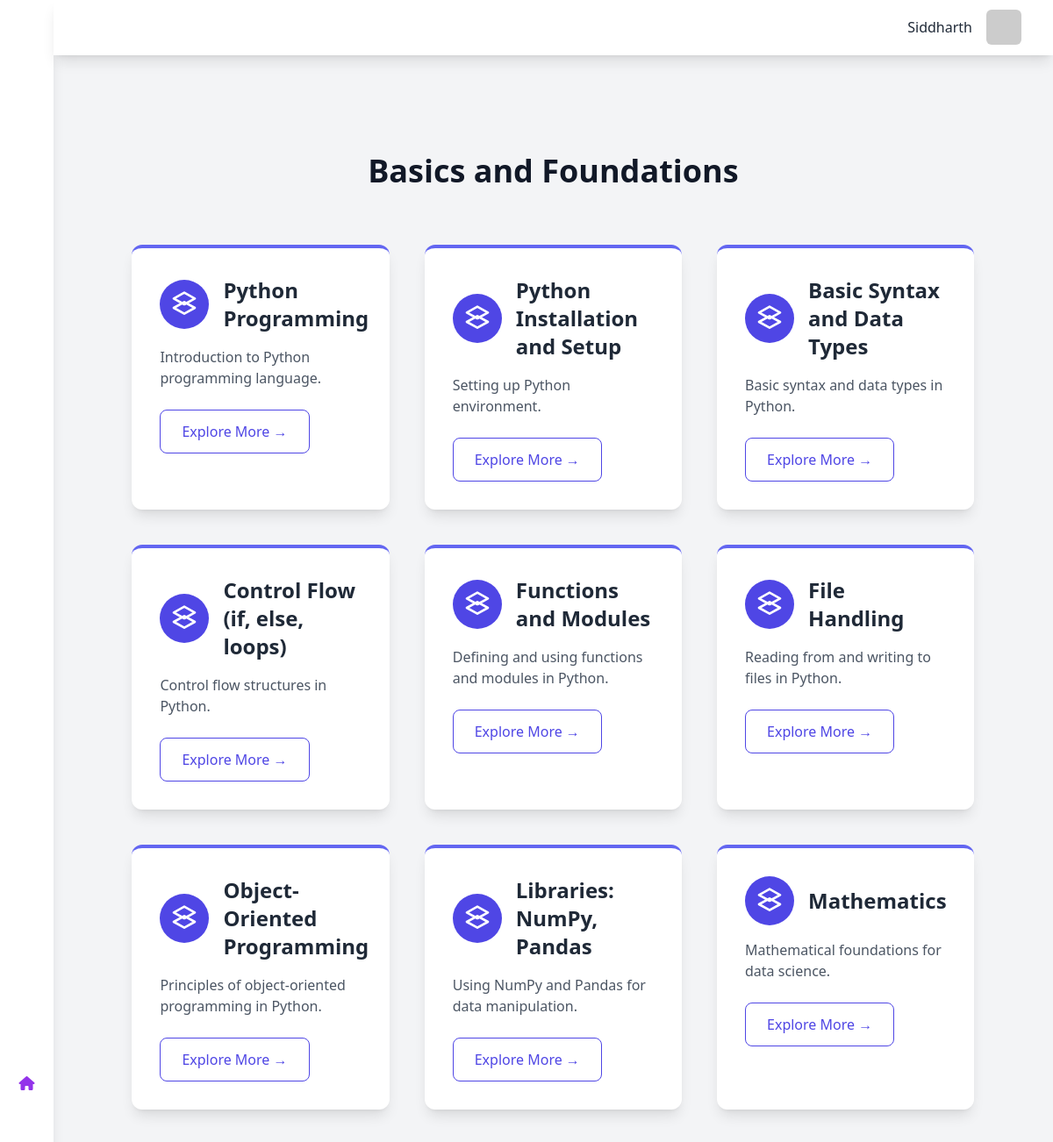
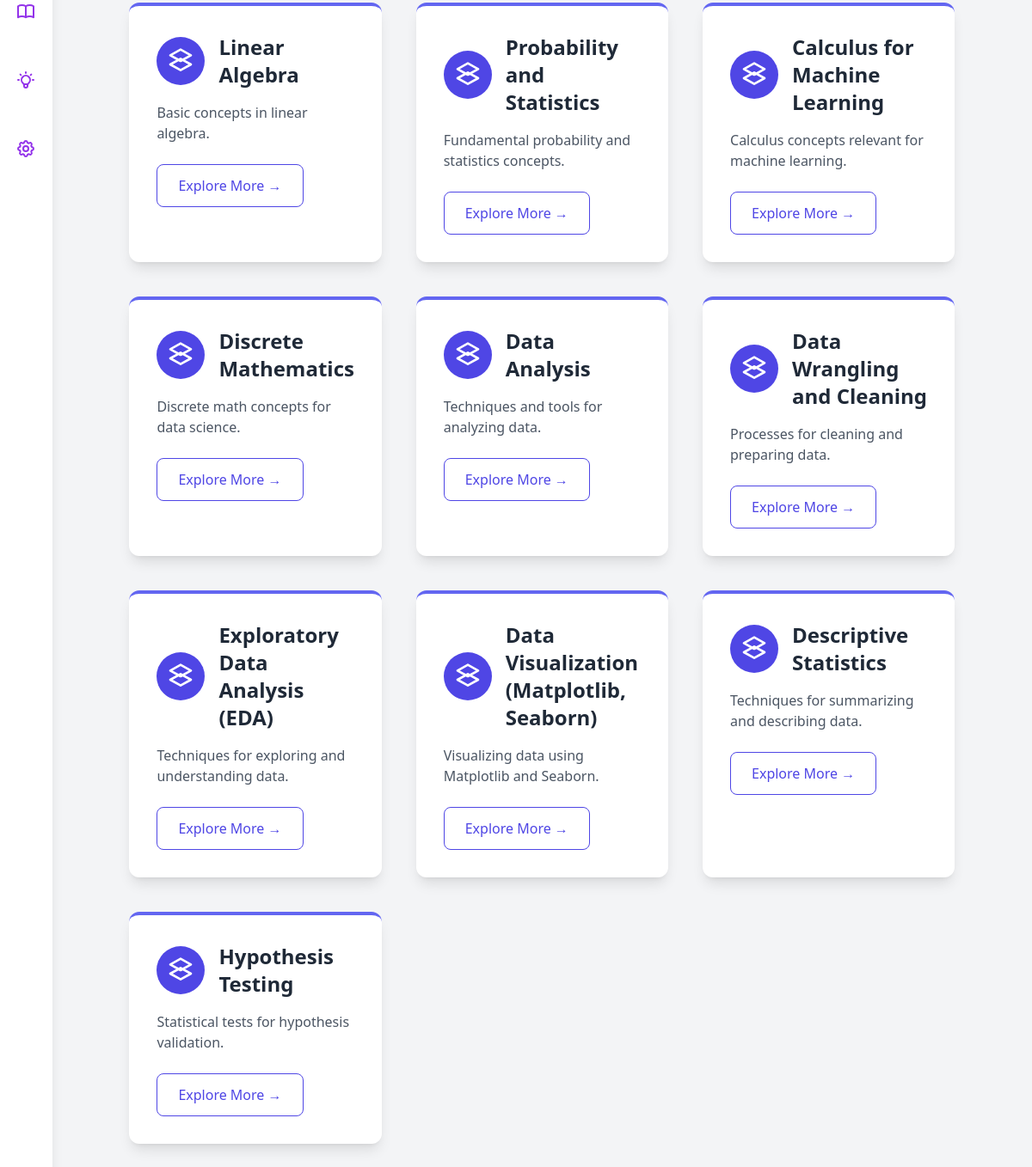
Page /topics/1/ (signed in) on the committed database (2 pictures, top to bottom).
### main/models.py (models this page shows, shortened)
class Topic(models.Model):
    subject = models.ForeignKey(Subject, on_delete=models.CASCADE, related_name='topics')
    name = models.CharField(max_length=255)
    description = models.TextField(blank=True, null=True)

class SubTopic(models.Model):
    topic = models.ForeignKey(Topic, on_delete=models.CASCADE, related_name='subtopics')
    name = models.CharField(max_length=255)
    description = models.TextField(blank=True, null=True)

### main/views.py (the view)
# urls.py: path('topics/<int:pk>/', views.topic_detail, name='topic_detail'),
def topic_detail(request, pk):
    topic = get_object_or_404(Topic, pk=pk)
    subtopics = topic.subtopics.all()
    return render(request, 'topic_detail.html', {'topic': topic, 'subtopics': subtopics})

### main/templates/topic_detail.html (shortened to what this page needs)
{% extends 'base.html' %}
{% load static %}
{% block content %}
<section id="subjects" class="py-24">
    <div class="container mx-auto px-6">
        <h2 class="text-4xl font-extrabold text-center mb-16 text-gray-900 fade-in-up">{{topic.name}}</h2>
        <div class="grid grid-cols-1 sm:grid-cols-2 lg:grid-cols-3 gap-10">
            {% for subtopic in subtopics %}
            <div class="bg-white p-8 rounded-xl shadow-lg transform transition-transform duration-300 hover:scale-105 hover:shadow-2xl cursor-pointer group border-t-4 border-indigo-500 hover:border-indigo-700">
                <div class="flex items-center mb-4">
                    <div class="bg-indigo-600 text-white p-3 rounded-full mr-4 group-hover:bg-indigo-800 transition-colors duration-300">
                        <svg xmlns="http://www.w3.org/2000/svg" class="h-8 w-8" fill="none" viewBox="0 0 24 24" stroke="currentColor">
                            <path stroke-linecap="round" stroke-linejoin="round" stroke-width="2" d="M12 20l9-5-9-5-9 5 9 5z" />
                            <path stroke-linecap="round" stroke-linejoin="round" stroke-width="2" d="M12 12l9-5-9-5-9 5 9 5z" />
                        </svg>
                    </div>
                    <h3 class="text-2xl font-semibold text-gray-800">{{ subtopic.name }}</h3>
                </div>
                <p class="text-gray-600 mb-6">{{ subtopic.description }}</p>
                <a href="{% url 'subtopic_detail' subtopic.id %}" class="inline-block px-6 py-3 text-indigo-600 font-medium border border-indigo-600 rounded-lg group-hover:bg-indigo-600 group-hover:text-white transition-colors duration-300">Explore More &rarr;</a>
            </div>
            {% endfor %}
        </div>
    </div>
</section>
{% endblock %}

### main/templates/base.html (shortened to what this page needs)
{% load static %}
<!DOCTYPE html>
<html lang="en">
<head>
    <link rel="stylesheet" href="{% static 'styles.css' %}">
    <script src="https://cdn.tailwindcss.com"></script>
    <link rel="stylesheet" href="https://cdnjs.cloudflare.com/ajax/libs/font-awesome/6.6.0/css/all.min.css" />
</head>
<body>
    <div class="h-screen w-full bg-gray-100 relative flex overflow-hidden">
        <aside class="h-full w-16 flex flex-col space-y-10 items-center justify-center relative bg-white text-purple-600 shadow-lg">
            <a href="{% url 'home' %}">
                <div class="h-10 w-10 flex items-center justify-center rounded-lg cursor-pointer hover:text-white hover:bg-purple-600 hover:duration-300 hover:ease-linear focus:bg-purple-600">
                    <i class="fa-solid fa-house"></i>
                </div>
            </a>
            <a href="{% url 'subjects' %}">
                <div class="h-10 w-10 flex items-center justify-center rounded-lg cursor-pointer hover:text-white hover:bg-purple-600 hover:duration-300 hover:ease-linear focus:bg-purple-600">
                </div>
            </a>
            <div class="h-10 w-10 flex items-center justify-center rounded-lg cursor-pointer hover:text-white hover:bg-purple-600 hover:duration-300 hover:ease-linear focus:bg-purple-600">
            </div>
            <div class="h-10 w-10 flex items-center justify-center rounded-lg cursor-pointer hover:text-white hover:bg-purple-600 hover:duration-300 hover:ease-linear focus:bg-purple-600">
            </div>
        </aside>
        <div class="w-full h-full flex flex-col justify-between">
            <header class="h-16 w-full flex items-center relative justify-end px-5 space-x-10 bg-white shadow-lg">
                <div class="flex flex-shrink-0 items-center space-x-4 text-gray-800">
                    {% if request.user.is_authenticated %}
                        <div class="flex flex-col items-end">
                            <div class="text-md font-medium ">{{ request.user.username }}</div>
                        </div>
                        <a class="" href="{% url 'dashboard' %}">
                            <img
                                src="https://api.dicebear.com/9.x/adventurer-neutral/svg?seed={{ user.username }}"
                                alt="avatar"
                                class="w-10 h-10 object-cover rounded-md mr-4"
                            />
                        </a>
                    {% else %}
                        <div class="flex space-x-4">
                            <a href="{% url 'login' %}" class="text-sm font-medium text-purple-600">Login</a>
                            <a href="{% url 'signup' %}" class="text-sm font-medium text-purple-600">Signup</a>
                        </div>
                    {% endif %}
                </div>
            </header>
            <main class="max-w-full h-full flex relative overflow-y-hidden">
                <div class="h-full w-full m-4 overflow-y-scroll">
                    {% block content %}{% endblock %}
                </div>
            </main>
        </div>
    </div>
</body>
</html>

### main/templates/topic_detail.html (style rules this page uses)
@media (min-width: 1024px) { .container { padding-left: 2rem; padding-right: 2rem; } }

### rows in the picture
Topic: name "Basics and Foundations"
SubTopic: name "Python Programming", description "Introduction to Python programming language."
SubTopic: name "Python Installation and Setup", description "Setting up Python environment."
SubTopic: name "Basic Syntax and Data Types", description "Basic syntax and data types in Python."
SubTopic: name "Control Flow (if, else, loops)", description "Control flow structures in Python."
SubTopic: name "Functions and Modules", description "Defining and using functions and modules in Python."
SubTopic: name "File Handling", description "Reading from and writing to files in Python."
SubTopic: name "Object-Oriented Programming", description "Principles of object-oriented programming in Python."
SubTopic: name "Libraries: NumPy, Pandas", description "Using NumPy and Pandas for data manipulation."
SubTopic: name "Mathematics", description "Mathematical foundations for data science."
SubTopic: name "Linear Algebra", description "Basic concepts in linear algebra."
SubTopic: name "Probability and Statistics", description "Fundamental probability and statistics concepts."
SubTopic: name "Calculus for Machine Learning", description "Calculus concepts relevant for machine learning."
SubTopic: name "Discrete Mathematics", description "Discrete math concepts for data science."
SubTopic: name "Data Analysis", description "Techniques and tools for analyzing data."
SubTopic: name "Data Wrangling and Cleaning", description "Processes for cleaning and preparing data."
SubTopic: name "Exploratory Data Analysis (EDA)", description "Techniques for exploring and understanding data."
SubTopic: name "Data Visualization (Matplotlib, Seaborn)", description "Visualizing data using Matplotlib and Seaborn."
SubTopic: name "Descriptive Statistics", description "Techniques for summarizing and describing data."
SubTopic: name "Hypothesis Testing", description "Statistical tests for hypothesis validation."

### other values in the picture
{{ request.user.username }} "Siddharth"
